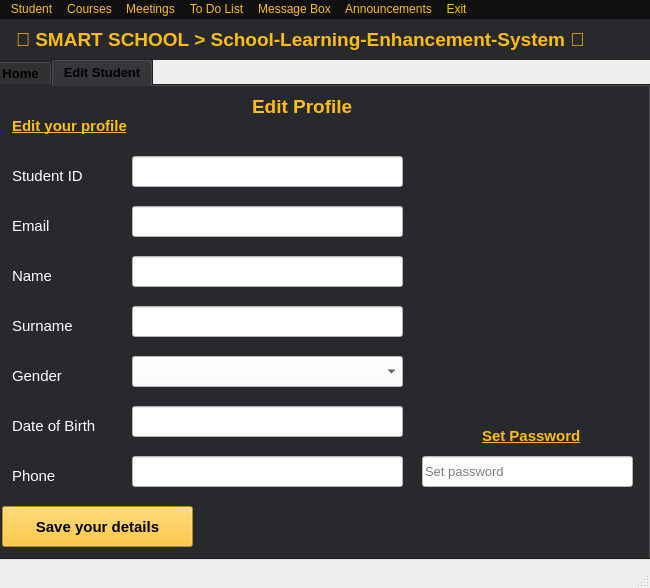
<?xml version="1.0" encoding="UTF-8"?>
<ui version="4.0">
 <class>MainWindow</class>
 <widget class="QMainWindow" name="MainWindow">
  <property name="geometry">
   <rect>
    <x>0</x>
    <y>0</y>
    <width>650</width>
    <height>588</height>
   </rect>
  </property>
  <property name="windowTitle">
   <string>MainWindow</string>
  </property>
  <widget class="QWidget" name="centralwidget">
   <widget class="QLabel" name="label_3">
    <property name="geometry">
     <rect>
      <x>0</x>
      <y>0</y>
      <width>651</width>
      <height>41</height>
     </rect>
    </property>
    <property name="font">
     <font>
      <pointsize>14</pointsize>
      <weight>75</weight>
      <bold>true</bold>
      <strikeout>false</strikeout>
     </font>
    </property>
    <property name="styleSheet">
     <string notr="true">color: rgb(253, 189, 16);
background-color: rgb(40, 41, 44);</string>
    </property>
    <property name="text">
     <string>    SMART SCHOOL &gt; School-Learning-Enhancement-System </string>
    </property>
   </widget>
   <widget class="QTabWidget" name="tabWidget">
    <property name="geometry">
     <rect>
      <x>-10</x>
      <y>40</y>
      <width>661</width>
      <height>501</height>
     </rect>
    </property>
    <property name="font">
     <font>
      <pointsize>10</pointsize>
      <weight>75</weight>
      <bold>true</bold>
     </font>
    </property>
    <property name="styleSheet">
     <string notr="true">background-color: rgb(40, 41, 44);</string>
    </property>
    <property name="currentIndex">
     <number>1</number>
    </property>
    <widget class="QWidget" name="tab_3">
     <attribute name="title">
      <string>Home</string>
     </attribute>
     <widget class="QLabel" name="label_13">
      <property name="geometry">
       <rect>
        <x>130</x>
        <y>10</y>
        <width>381</width>
        <height>41</height>
       </rect>
      </property>
      <property name="font">
       <font>
        <pointsize>14</pointsize>
        <weight>75</weight>
        <bold>true</bold>
        <strikeout>false</strikeout>
       </font>
      </property>
      <property name="styleSheet">
       <string notr="true">color: rgb(253, 189, 16);
background-color: rgb(40, 41, 44);</string>
      </property>
      <property name="text">
       <string>    WELCOME TO SMART SCHOOL </string>
      </property>
     </widget>
     <widget class="QLabel" name="label_14">
      <property name="geometry">
       <rect>
        <x>230</x>
        <y>60</y>
        <width>181</width>
        <height>20</height>
       </rect>
      </property>
      <property name="font">
       <font>
        <pointsize>11</pointsize>
        <weight>75</weight>
        <bold>true</bold>
        <underline>true</underline>
       </font>
      </property>
      <property name="styleSheet">
       <string notr="true">color: rgb(255, 191, 16);</string>
      </property>
      <property name="text">
       <string>You login as student !!!</string>
      </property>
     </widget>
    </widget>
    <widget class="QWidget" name="tab_2">
     <attribute name="title">
      <string>Edit Student</string>
     </attribute>
     <widget class="QLabel" name="label_2">
      <property name="geometry">
       <rect>
        <x>260</x>
        <y>10</y>
        <width>121</width>
        <height>21</height>
       </rect>
      </property>
      <property name="font">
       <font>
        <pointsize>14</pointsize>
        <weight>75</weight>
        <bold>true</bold>
       </font>
      </property>
      <property name="styleSheet">
       <string notr="true">color: rgb(255, 191, 16);</string>
      </property>
      <property name="text">
       <string>Edit Profile</string>
      </property>
     </widget>
     <widget class="QLabel" name="label_12">
      <property name="geometry">
       <rect>
        <x>20</x>
        <y>30</y>
        <width>161</width>
        <height>20</height>
       </rect>
      </property>
      <property name="font">
       <font>
        <pointsize>11</pointsize>
        <weight>75</weight>
        <bold>true</bold>
        <underline>true</underline>
       </font>
      </property>
      <property name="styleSheet">
       <string notr="true">color: rgb(255, 191, 16);</string>
      </property>
      <property name="text">
       <string>Edit your profile</string>
      </property>
     </widget>
     <widget class="QLabel" name="label_24">
      <property name="geometry">
       <rect>
        <x>20</x>
        <y>380</y>
        <width>111</width>
        <height>20</height>
       </rect>
      </property>
      <property name="font">
       <font>
        <pointsize>11</pointsize>
       </font>
      </property>
      <property name="styleSheet">
       <string notr="true">color: rgb(255, 255, 255);</string>
      </property>
      <property name="text">
       <string>Phone</string>
      </property>
     </widget>
     <widget class="QLabel" name="label_25">
      <property name="geometry">
       <rect>
        <x>20</x>
        <y>80</y>
        <width>111</width>
        <height>20</height>
       </rect>
      </property>
      <property name="font">
       <font>
        <pointsize>11</pointsize>
       </font>
      </property>
      <property name="styleSheet">
       <string notr="true">color: rgb(255, 255, 255);</string>
      </property>
      <property name="text">
       <string>Student ID</string>
      </property>
     </widget>
     <widget class="QLabel" name="label_26">
      <property name="geometry">
       <rect>
        <x>20</x>
        <y>180</y>
        <width>111</width>
        <height>20</height>
       </rect>
      </property>
      <property name="font">
       <font>
        <pointsize>11</pointsize>
       </font>
      </property>
      <property name="styleSheet">
       <string notr="true">color: rgb(255, 255, 255);</string>
      </property>
      <property name="text">
       <string>Name</string>
      </property>
     </widget>
     <widget class="QLabel" name="label_27">
      <property name="geometry">
       <rect>
        <x>20</x>
        <y>280</y>
        <width>111</width>
        <height>20</height>
       </rect>
      </property>
      <property name="font">
       <font>
        <pointsize>11</pointsize>
       </font>
      </property>
      <property name="styleSheet">
       <string notr="true">color: rgb(255, 255, 255);</string>
      </property>
      <property name="text">
       <string>Gender</string>
      </property>
     </widget>
     <widget class="QLineEdit" name="tb22">
      <property name="geometry">
       <rect>
        <x>140</x>
        <y>120</y>
        <width>271</width>
        <height>31</height>
       </rect>
      </property>
      <property name="styleSheet">
       <string notr="true">background-color: rgb(255, 255, 255);</string>
      </property>
     </widget>
     <widget class="QLabel" name="label_28">
      <property name="geometry">
       <rect>
        <x>20</x>
        <y>230</y>
        <width>111</width>
        <height>20</height>
       </rect>
      </property>
      <property name="font">
       <font>
        <pointsize>11</pointsize>
       </font>
      </property>
      <property name="styleSheet">
       <string notr="true">color: rgb(255, 255, 255);</string>
      </property>
      <property name="text">
       <string>Surname</string>
      </property>
     </widget>
     <widget class="QLineEdit" name="tb24">
      <property name="geometry">
       <rect>
        <x>140</x>
        <y>220</y>
        <width>271</width>
        <height>31</height>
       </rect>
      </property>
      <property name="styleSheet">
       <string notr="true">background-color: rgb(255, 255, 255);</string>
      </property>
     </widget>
     <widget class="QComboBox" name="cb11_st">
      <property name="geometry">
       <rect>
        <x>140</x>
        <y>270</y>
        <width>271</width>
        <height>31</height>
       </rect>
      </property>
      <property name="styleSheet">
       <string notr="true">background-color: rgb(255, 255, 255);
font: 10pt &quot;MS Shell Dlg 2&quot;;
</string>
      </property>
      <property name="currentIndex">
       <number>-1</number>
      </property>
      <property name="maxVisibleItems">
       <number>8</number>
      </property>
      <property name="sizeAdjustPolicy">
       <enum>QComboBox::AdjustToContentsOnFirstShow</enum>
      </property>
      <property name="placeholderText">
       <string>Add/Select Teacher</string>
      </property>
      <item>
       <property name="text">
        <string>Male</string>
       </property>
      </item>
      <item>
       <property name="text">
        <string>Female</string>
       </property>
      </item>
     </widget>
     <widget class="QLineEdit" name="tb25">
      <property name="geometry">
       <rect>
        <x>140</x>
        <y>320</y>
        <width>271</width>
        <height>31</height>
       </rect>
      </property>
      <property name="styleSheet">
       <string notr="true">background-color: rgb(255, 255, 255);</string>
      </property>
     </widget>
     <widget class="QLabel" name="label_29">
      <property name="geometry">
       <rect>
        <x>20</x>
        <y>330</y>
        <width>111</width>
        <height>20</height>
       </rect>
      </property>
      <property name="font">
       <font>
        <pointsize>11</pointsize>
       </font>
      </property>
      <property name="styleSheet">
       <string notr="true">color: rgb(255, 255, 255);</string>
      </property>
      <property name="text">
       <string>Date of Birth</string>
      </property>
     </widget>
     <widget class="QLineEdit" name="tb26">
      <property name="geometry">
       <rect>
        <x>140</x>
        <y>370</y>
        <width>271</width>
        <height>31</height>
       </rect>
      </property>
      <property name="styleSheet">
       <string notr="true">background-color: rgb(255, 255, 255);</string>
      </property>
     </widget>
     <widget class="QLabel" name="label_30">
      <property name="geometry">
       <rect>
        <x>20</x>
        <y>130</y>
        <width>111</width>
        <height>20</height>
       </rect>
      </property>
      <property name="font">
       <font>
        <pointsize>11</pointsize>
       </font>
      </property>
      <property name="styleSheet">
       <string notr="true">color: rgb(255, 255, 255);</string>
      </property>
      <property name="text">
       <string>Email</string>
      </property>
     </widget>
     <widget class="QPushButton" name="b6">
      <property name="geometry">
       <rect>
        <x>10</x>
        <y>420</y>
        <width>191</width>
        <height>41</height>
       </rect>
      </property>
      <property name="font">
       <font>
        <pointsize>11</pointsize>
        <weight>75</weight>
        <bold>true</bold>
       </font>
      </property>
      <property name="styleSheet">
       <string notr="true">background-color: rgb(255, 191, 16);</string>
      </property>
      <property name="text">
       <string>Save your details</string>
      </property>
     </widget>
     <widget class="QLineEdit" name="tb23">
      <property name="geometry">
       <rect>
        <x>140</x>
        <y>170</y>
        <width>271</width>
        <height>31</height>
       </rect>
      </property>
      <property name="styleSheet">
       <string notr="true">background-color: rgb(255, 255, 255);</string>
      </property>
     </widget>
     <widget class="QLineEdit" name="tb27">
      <property name="geometry">
       <rect>
        <x>430</x>
        <y>370</y>
        <width>211</width>
        <height>31</height>
       </rect>
      </property>
      <property name="font">
       <font>
        <pointsize>10</pointsize>
       </font>
      </property>
      <property name="styleSheet">
       <string notr="true">background-color: rgb(255, 255, 255);</string>
      </property>
      <property name="echoMode">
       <enum>QLineEdit::Password</enum>
      </property>
      <property name="placeholderText">
       <string>Set password</string>
      </property>
      <property name="clearButtonEnabled">
       <bool>true</bool>
      </property>
     </widget>
     <widget class="QLabel" name="label_16">
      <property name="geometry">
       <rect>
        <x>490</x>
        <y>340</y>
        <width>111</width>
        <height>20</height>
       </rect>
      </property>
      <property name="font">
       <font>
        <pointsize>11</pointsize>
        <weight>75</weight>
        <bold>true</bold>
        <underline>true</underline>
       </font>
      </property>
      <property name="styleSheet">
       <string notr="true">color: rgb(255, 191, 16);</string>
      </property>
      <property name="text">
       <string>Set Password</string>
      </property>
     </widget>
     <widget class="QLineEdit" name="tb21">
      <property name="geometry">
       <rect>
        <x>140</x>
        <y>70</y>
        <width>271</width>
        <height>31</height>
       </rect>
      </property>
      <property name="styleSheet">
       <string notr="true">background-color: rgb(255, 255, 255);</string>
      </property>
     </widget>
    </widget>
   </widget>
  </widget>
  <widget class="QStatusBar" name="statusbar"/>
  <widget class="QMenuBar" name="menubar">
   <property name="geometry">
    <rect>
     <x>0</x>
     <y>0</y>
     <width>650</width>
     <height>25</height>
    </rect>
   </property>
   <property name="styleSheet">
    <string notr="true">background-color: rgb(16, 16, 16);
color: rgb(255, 191, 16);
font: 12pt &quot;MS Shell Dlg 2&quot;;</string>
   </property>
   <widget class="QMenu" name="menuStudent">
    <property name="title">
     <string>Student</string>
    </property>
    <addaction name="menu11"/>
   </widget>
   <widget class="QMenu" name="menuAttandance">
    <property name="title">
     <string>Courses</string>
    </property>
    <addaction name="menu32"/>
    <addaction name="menu33"/>
   </widget>
   <widget class="QMenu" name="menuMeetings">
    <property name="title">
     <string>Meetings</string>
    </property>
    <addaction name="menu41"/>
    <addaction name="menu42"/>
   </widget>
   <widget class="QMenu" name="menuTo_Do_List">
    <property name="title">
     <string>To Do List</string>
    </property>
    <addaction name="menu51"/>
   </widget>
   <widget class="QMenu" name="menuMessage_Box">
    <property name="title">
     <string>Message Box</string>
    </property>
    <addaction name="actionDSADADAD"/>
    <addaction name="menu61"/>
   </widget>
   <widget class="QMenu" name="menuExit">
    <property name="title">
     <string>Exit</string>
    </property>
    <addaction name="menu71"/>
   </widget>
   <widget class="QMenu" name="menuAnnouncements">
    <property name="title">
     <string>Announcements</string>
    </property>
    <addaction name="actionView_Announcements"/>
   </widget>
   <addaction name="menuStudent"/>
   <addaction name="menuAttandance"/>
   <addaction name="menuMeetings"/>
   <addaction name="menuTo_Do_List"/>
   <addaction name="menuMessage_Box"/>
   <addaction name="menuAnnouncements"/>
   <addaction name="menuExit"/>
  </widget>
  <action name="menu11">
   <property name="text">
    <string>Edit Profile</string>
   </property>
  </action>
  <action name="menu12">
   <property name="text">
    <string>Edit Teacher</string>
   </property>
  </action>
  <action name="menu21">
   <property name="text">
    <string>Add student</string>
   </property>
  </action>
  <action name="menu22">
   <property name="text">
    <string>Edit student</string>
   </property>
  </action>
  <action name="menu31">
   <property name="text">
    <string>Add/Edit Courses</string>
   </property>
  </action>
  <action name="menu41">
   <property name="text">
    <string>View Mentor Meeting Schedule</string>
   </property>
  </action>
  <action name="menu42">
   <property name="text">
    <string>View Mentor Meeting Attandance</string>
   </property>
  </action>
  <action name="menu32">
   <property name="text">
    <string>View Course Schedule</string>
   </property>
  </action>
  <action name="menu33">
   <property name="text">
    <string>View Course Attandance</string>
   </property>
  </action>
  <action name="menu51">
   <property name="text">
    <string>View/React To Do List</string>
   </property>
  </action>
  <action name="menu61">
   <property name="text">
    <string>Send Message</string>
   </property>
  </action>
  <action name="menu71">
   <property name="text">
    <string>Logout</string>
   </property>
  </action>
  <action name="actionDSADADAD">
   <property name="text">
    <string>View Messages</string>
   </property>
  </action>
  <action name="actionView_Announcements">
   <property name="text">
    <string>View Announcements</string>
   </property>
  </action>
 </widget>
 <resources/>
 <connections/>
</ui>
